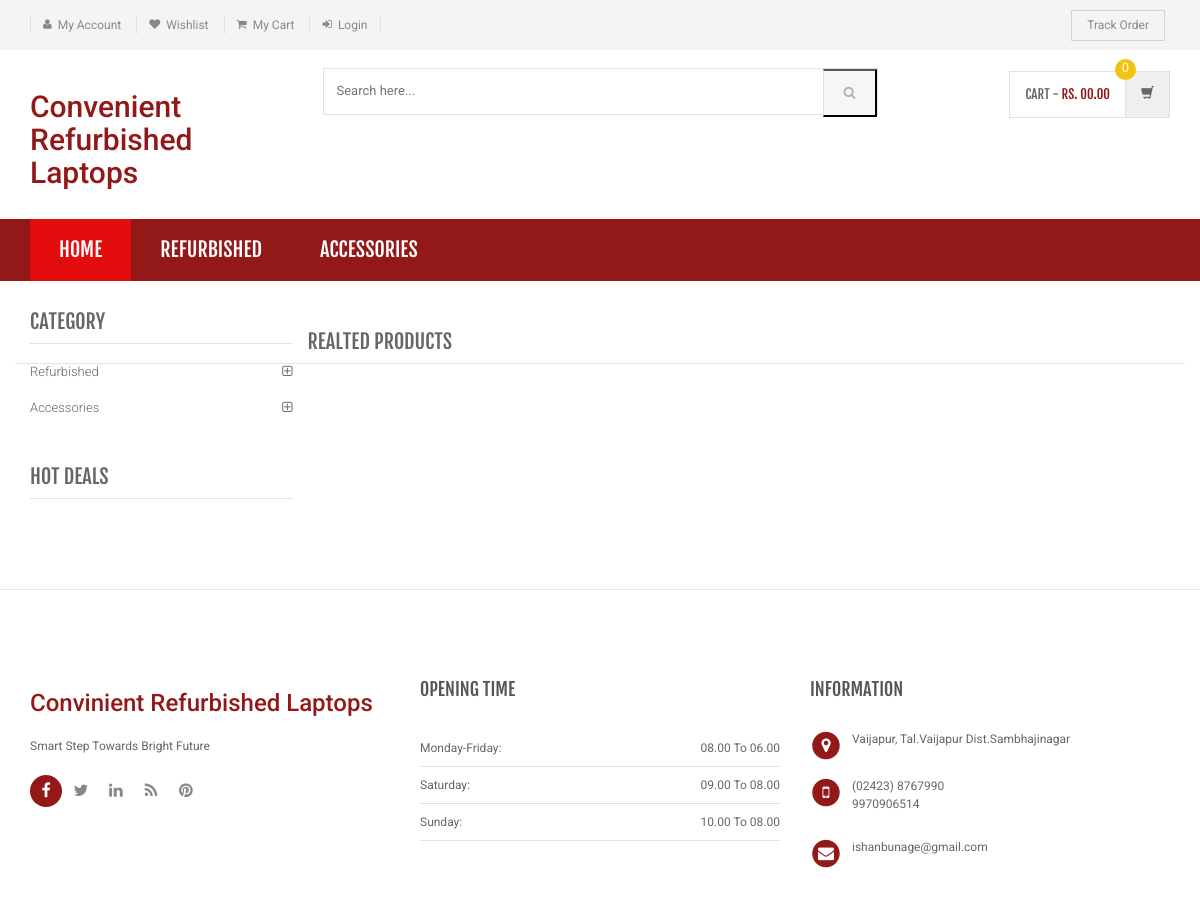
Page /product-details.php on the committed database.
### tables this page shows
CREATE TABLE `category` (
  `id` int(11) NOT NULL,
  `categoryName` varchar(255) DEFAULT NULL,
  `categoryDescription` longtext DEFAULT NULL,
  `creationDate` timestamp NOT NULL DEFAULT current_timestamp(),
  `updationDate` varchar(255) DEFAULT NULL
);

### product-details.php (the view, shortened to what this page needs)
<?php
include('includes/config.php');
?>
<!DOCTYPE html>
<html lang="en">
	<head>
	    <link rel="stylesheet" href="assets/css/bootstrap.min.css">
	    <link rel="stylesheet" href="assets/css/main.css">
	    <link rel="stylesheet" href="assets/css/green.css">
	    <link rel="stylesheet" href="assets/css/owl.carousel.css">
		<link rel="stylesheet" href="assets/css/owl.transitions.css">
		<link href="assets/css/lightbox.css" rel="stylesheet">
		<link rel="stylesheet" href="assets/css/animate.min.css">
		<link rel="stylesheet" href="assets/css/rateit.css">
		<link rel="stylesheet" href="assets/css/bootstrap-select.min.css">
		<link rel="stylesheet" href="assets/css/config.css">
		<link href="assets/css/green.css" rel="alternate stylesheet" title="Green color">
		<link href="assets/css/blue.css" rel="alternate stylesheet" title="Blue color">
		<link href="assets/css/red.css" rel="alternate stylesheet" title="Red color">
		<link href="assets/css/orange.css" rel="alternate stylesheet" title="Orange color">
		<link href="assets/css/dark-green.css" rel="alternate stylesheet" title="Darkgreen color">
		<link rel="stylesheet" href="assets/css/font-awesome.min.css">
	</head>
    <body class="cnt-home">
<header class="header-style-1">
<?php include('includes/top-header.php');?>
<?php include('includes/main-header.php');?>
<?php include('includes/menu-bar.php');?>
</header>
<div class="body-content outer-top-xs">
	<div class='container'>
		<div class='row single-product outer-bottom-sm '>
			<div class='col-md-3 sidebar'>
				<div class="sidebar-module-container">
<div class="sidebar-widget outer-bottom-xs wow fadeInUp">
	<h3 class="section-title">Category</h3>
	<div class="sidebar-widget-body m-t-10">
		<div class="accordion">
		            <?php $sql=mysqli_query($con,"select id,categoryName  from category");
while($row=mysqli_fetch_array($sql))
{
    ?>
	    	<div class="accordion-group">
	            <div class="accordion-heading">
	                <a href="category.php?cid=<?php echo $row['id'];?>"  class="accordion-toggle collapsed">
	                   <?php echo $row['categoryName'];?>
	                </a>
	            </div>
	        </div>
	        <?php } ?>
	    </div>
	</div>
</div>
<div class="sidebar-widget hot-deals wow fadeInUp">
	<h3 class="section-title">hot deals</h3>
</div>
				</div>
			</div>
<section class="section featured-product wow fadeInUp">
	<h3 class="section-title">Realted Products </h3>
</section>
			</div>
		</div>
</div>
<?php include('includes/footer.php');?>
</body>
</html>

### includes/menu-bar.php (shortened to what this page needs)
<div class="header-nav animate-dropdown">
    <div class="container">
        <div class="yamm navbar navbar-default" role="navigation">
            <div class="nav-bg-class">
                <div class="navbar-collapse collapse" id="mc-horizontal-menu-collapse">
	<div class="nav-outer">
		<ul class="nav navbar-nav">
			<li class="active dropdown yamm-fw">
				<a href="index.php" data-hover="dropdown" class="dropdown-toggle">Home</a>
			</li>
              <?php $sql=mysqli_query($con,"select id,categoryName  from category limit 6");
while($row=mysqli_fetch_array($sql))
{
    ?>
			<li class="dropdown yamm">
				<a href="category.php?cid=<?php echo $row['id'];?>"> <?php echo $row['categoryName'];?></a>
			</li>
			<?php } ?>
		</ul>
		<div class="clearfix"></div>
	</div>
</div>
            </div>
        </div>
    </div>
</div>

### assets/css/green.css (style rules this page uses)
a { color: #931919; }
.header-style-1 .header-nav { background: #931919; }
.cnt-home .header-style-1 .header-nav .navbar .navbar-nav > li.active { background: #e30d0d; }
.sidebar .sidebar-module-container .sidebar-widget .sidebar-widget-body .accordion .accordion-group .accordion-heading .accordion-toggle, .sidebar .sidebar-module-container .sidebar-widget .sidebar-widget-body .accordion .accordion-group .accordion-heading .accordion-toggle:hover, .sidebar .sidebar-module-container .sidebar-widget .sidebar-widget-body .accordion .accordion-group .accordion-heading .accordion-toggle:focus, .sidebar .sidebar-module-container .sidebar-widget .sidebar-widget-body .accordion .accordion-group .accordion-heading .accordion-toggle:after { color: #931919; }

### assets/css/lightbox.css (style rules this page uses)
body:after { content: url(../images/close.png) url(../images/loading.gif) url(../images/prev.png) url(../images/next.png); display: none; }

### assets/css/blue.css (style rules this page uses)
a { color: #3498db; }
.header-style-1 .header-nav { background: #3498db; }
.cnt-home .header-style-1 .header-nav .navbar .navbar-nav > li.active { background: #1d6ca1; }
.sidebar .sidebar-module-container .sidebar-widget .sidebar-widget-body .accordion .accordion-group .accordion-heading .accordion-toggle, .sidebar .sidebar-module-container .sidebar-widget .sidebar-widget-body .accordion .accordion-group .accordion-heading .accordion-toggle:hover, .sidebar .sidebar-module-container .sidebar-widget .sidebar-widget-body .accordion .accordion-group .accordion-heading .accordion-toggle:focus, .sidebar .sidebar-module-container .sidebar-widget .sidebar-widget-body .accordion .accordion-group .accordion-heading .accordion-toggle:after { color: #3498db; }

### assets/css/red.css (style rules this page uses)
a { color: #ff6c6c; }
.header-style-1 .header-nav { background: #ff6c6c; }
.cnt-home .header-style-1 .header-nav .navbar .navbar-nav > li.active { background: #ff1a1a; }
.sidebar .sidebar-module-container .sidebar-widget .sidebar-widget-body .accordion .accordion-group .accordion-heading .accordion-toggle, .sidebar .sidebar-module-container .sidebar-widget .sidebar-widget-body .accordion .accordion-group .accordion-heading .accordion-toggle:hover, .sidebar .sidebar-module-container .sidebar-widget .sidebar-widget-body .accordion .accordion-group .accordion-heading .accordion-toggle:focus, .sidebar .sidebar-module-container .sidebar-widget .sidebar-widget-body .accordion .accordion-group .accordion-heading .accordion-toggle:after { color: #ff6c6c; }

### assets/css/orange.css (style rules this page uses)
a { color: #f39c12; }
.header-style-1 .header-nav { background: #f39c12; }
.cnt-home .header-style-1 .header-nav .navbar .navbar-nav > li.active { background: #ab6c09; }
.sidebar .sidebar-module-container .sidebar-widget .sidebar-widget-body .accordion .accordion-group .accordion-heading .accordion-toggle, .sidebar .sidebar-module-container .sidebar-widget .sidebar-widget-body .accordion .accordion-group .accordion-heading .accordion-toggle:hover, .sidebar .sidebar-module-container .sidebar-widget .sidebar-widget-body .accordion .accordion-group .accordion-heading .accordion-toggle:focus, .sidebar .sidebar-module-container .sidebar-widget .sidebar-widget-body .accordion .accordion-group .accordion-heading .accordion-toggle:after { color: #f39c12; }

### assets/css/dark-green.css (style rules this page uses)
a { color: #12cca7; }
.header-style-1 .header-nav { background: #12cca7; }
.cnt-home .header-style-1 .header-nav .navbar .navbar-nav > li.active { background: #0b816a; }
.sidebar .sidebar-module-container .sidebar-widget .sidebar-widget-body .accordion .accordion-group .accordion-heading .accordion-toggle, .sidebar .sidebar-module-container .sidebar-widget .sidebar-widget-body .accordion .accordion-group .accordion-heading .accordion-toggle:hover, .sidebar .sidebar-module-container .sidebar-widget .sidebar-widget-body .accordion .accordion-group .accordion-heading .accordion-toggle:focus, .sidebar .sidebar-module-container .sidebar-widget .sidebar-widget-body .accordion .accordion-group .accordion-heading .accordion-toggle:after { color: #12cca7; }

### rows in the picture
category: categoryName "REFURBISHED", categoryName "Refurbished"
category: categoryName "ACCESSORIES", categoryName "Accessories"
